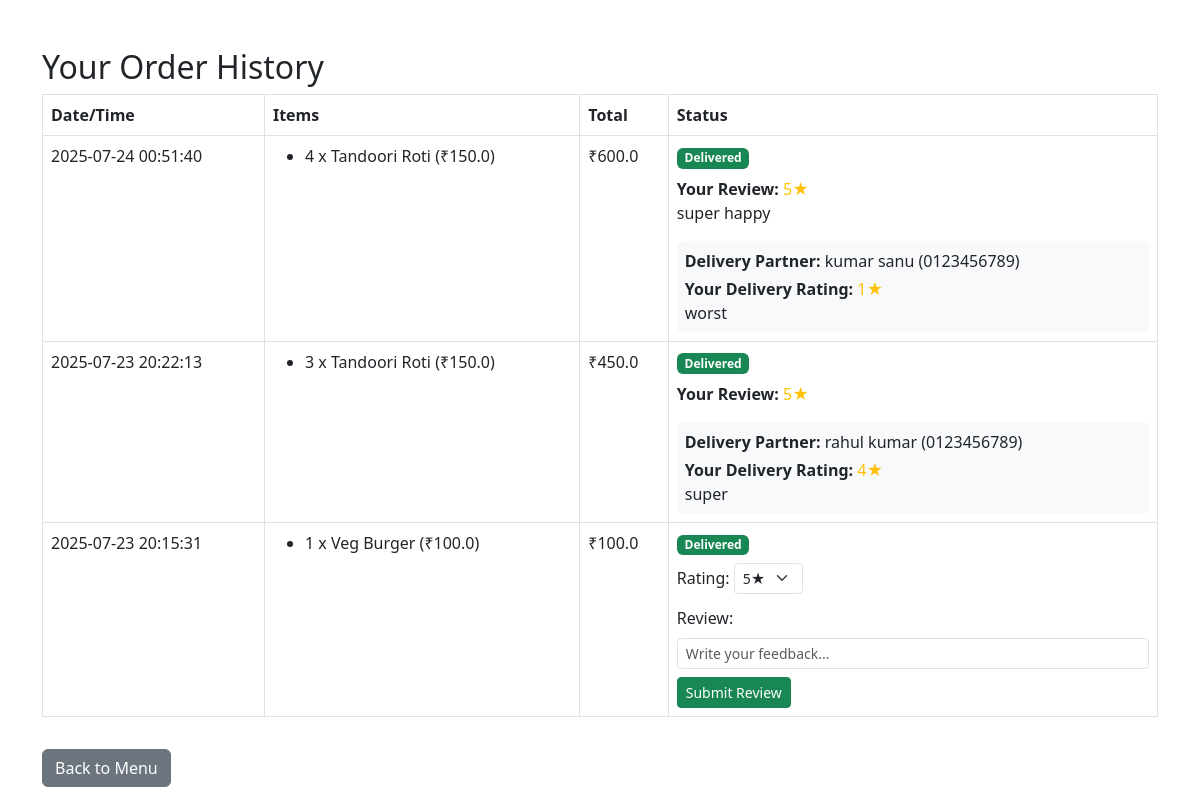
The app's page /order_history (signed in), older data.
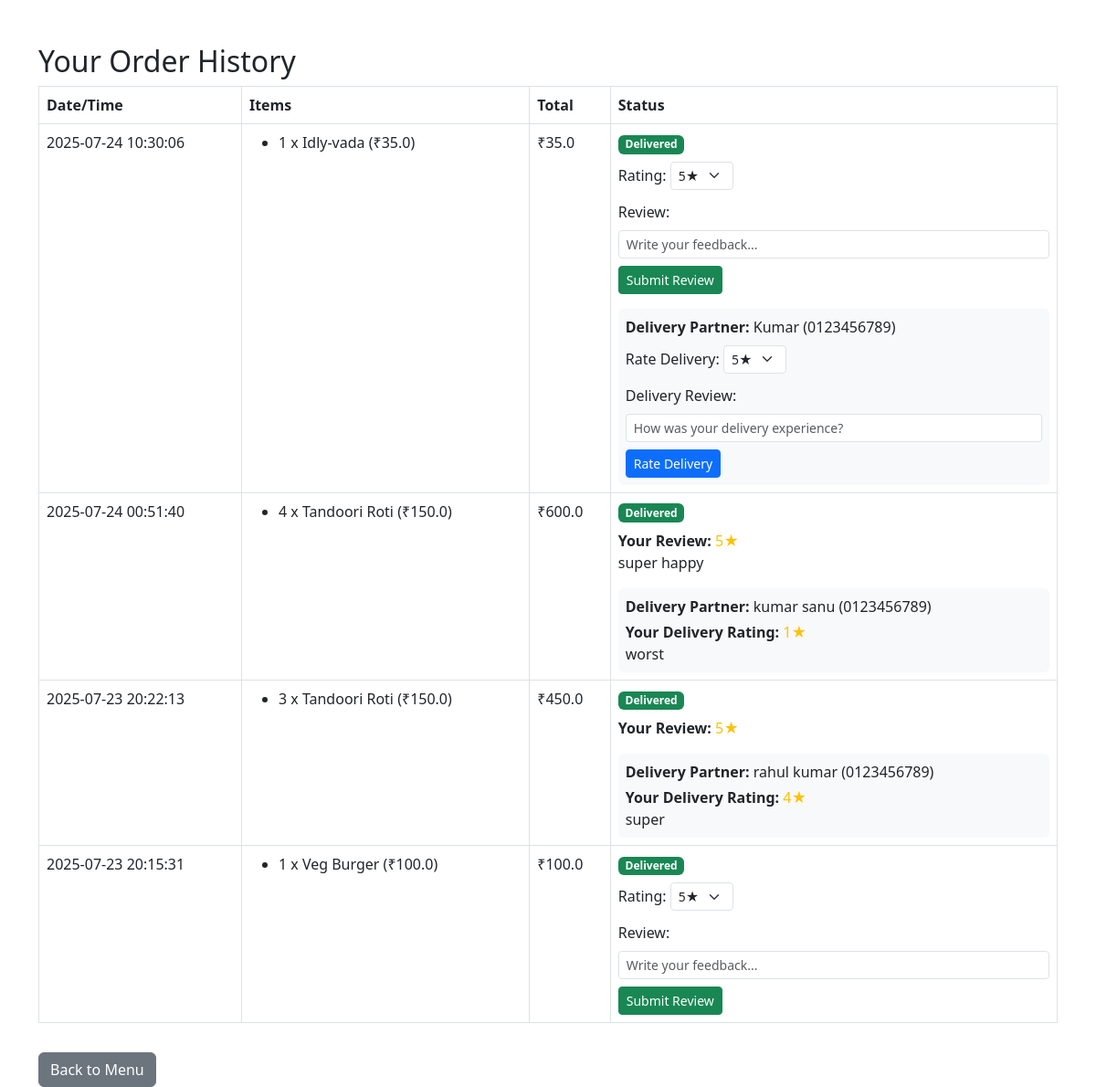
The same page, newer data.
### tables this page shows
CREATE TABLE orders (
    id INTEGER PRIMARY KEY AUTOINCREMENT,
    username TEXT NOT NULL,
    items TEXT NOT NULL,
    total REAL NOT NULL,
    address_id INTEGER,
    payment_mode TEXT,
    order_status TEXT DEFAULT 'Order Placed',
    timestamp DATETIME DEFAULT CURRENT_TIMESTAMP
, restaurant_id INTEGER);

CREATE TABLE reviews (
        id INTEGER PRIMARY KEY AUTOINCREMENT,
        user_id INTEGER NOT NULL,
        restaurant_id INTEGER NOT NULL,
        order_id INTEGER NOT NULL,
        rating INTEGER NOT NULL,
        review TEXT,
        timestamp DATETIME DEFAULT CURRENT_TIMESTAMP,
        FOREIGN KEY(user_id) REFERENCES users(id),
        FOREIGN KEY(restaurant_id) REFERENCES restaurants(id),
        FOREIGN KEY(order_id) REFERENCES orders(id)
    );

CREATE TABLE delivery_partners (
        id INTEGER PRIMARY KEY AUTOINCREMENT,
        username TEXT NOT NULL UNIQUE,
        password TEXT NOT NULL,
        name TEXT NOT NULL,
        phone TEXT NOT NULL,
        vehicle_number TEXT,
        vehicle_type TEXT,
        is_available INTEGER DEFAULT 1,
        current_location TEXT,
        rating REAL DEFAULT 0,
        total_deliveries INTEGER DEFAULT 0
    , full_name TEXT, email TEXT);

CREATE TABLE delivery_ratings (
        id INTEGER PRIMARY KEY AUTOINCREMENT,
        order_id INTEGER NOT NULL,
        delivery_partner_id INTEGER NOT NULL,
        customer_username TEXT NOT NULL,
        rating INTEGER NOT NULL CHECK (rating >= 1 AND rating <= 5),
        review TEXT,
        timestamp DATETIME DEFAULT CURRENT_TIMESTAMP,
        FOREIGN KEY(order_id) REFERENCES orders(id),
        FOREIGN KEY(delivery_partner_id) REFERENCES delivery_partners(id),
        UNIQUE(order_id, delivery_partner_id)
    );

### routes/user_routes.py (the view)
@user_bp.route('/order_history')
def order_history():
    if 'user' not in session:
        return redirect(url_for('user.login'))
    conn = sqlite3.connect('database.db')
    cursor = conn.cursor()
    cursor.execute("SELECT id, items, total, timestamp, order_status FROM orders WHERE username=? ORDER BY timestamp DESC", (session['user'],))
    orders = cursor.fetchall()
    conn.close()
    order_list = []
    for oid, items, total, timestamp, order_status in orders:
        item_list = json.loads(items)
        conn = sqlite3.connect('database.db')
        cursor = conn.cursor()
        cursor.execute('SELECT rating, review FROM reviews WHERE order_id=?', (oid,))
        review_row = cursor.fetchone()
        delivery_info = None
        delivery_rating = None
        if order_status == 'Delivered':
            cursor.execute('''SELECT dp.id, dp.name, dp.phone, dr.rating, dr.review
                              FROM delivery_orders do
                              JOIN delivery_partners dp ON do.delivery_partner_id = dp.id
                              LEFT JOIN delivery_ratings dr ON do.order_id = dr.order_id AND do.delivery_partner_id = dr.delivery_partner_id
                              WHERE do.order_id=?''', (oid,))
            delivery_row = cursor.fetchone()
            if delivery_row:
                delivery_info = {
                    'id': delivery_row[0],
                    'name': delivery_row[1],
                    'phone': delivery_row[2]
                }
                if delivery_row[3]:  # If rating exists
                    delivery_rating = {
                        'rating': delivery_row[3],
                        'review': delivery_row[4]
                    }
        conn.close()
        review = None
        if review_row:
            review = {'rating': review_row[0], 'text': review_row[1]}
        order_list.append({
            'id': oid,
            'items': item_list,
            'total': total,
            'timestamp': timestamp,
            'order_status': order_status,
            'review': review,
            'delivery_info': delivery_info,
            'delivery_rating': delivery_rating
        })
    return render_template('order_history.html', orders=order_list, username=session['user'])

### templates/order_history.html (shortened to what the changed rows need)
<!DOCTYPE html>
<html lang="en">
<head>
    <link rel="stylesheet" href="https://cdn.jsdelivr.net/npm/bootstrap@5.3.0/dist/css/bootstrap.min.css">
</head>
<body>
<div class="container mt-5">
    <h2>Your Order History</h2>
    {% if orders %}
    <table class="table table-bordered">
        <thead>
            <tr>
                <th>Date/Time</th>
                <th>Items</th>
                <th>Total</th>
                <th>Status</th>
            </tr>
        </thead>
        <tbody>
            {% for order in orders %}
            <tr>
                <td>{{ order.timestamp }}</td>
                <td>
                    <ul class="mb-0">
                        {% for item in order['items'] %}
                        <li>{{ item.quantity }} x {{ item.name }} (₹{{ item.price }})</li>
                        {% endfor %}
                    </ul>
                </td>
                <td>₹{{ order.total }}</td>
                <td><span id="order-status-{{ order.id }}" class="badge
                    {% if order.order_status == 'Order Placed' %}bg-secondary
                    {% elif order.order_status == 'Preparing' %}bg-warning
                    {% elif order.order_status == 'Ready' %}bg-primary
                    {% elif order.order_status == 'Out for Delivery' %}bg-info
                    {% elif order.order_status == 'Delivered' %}bg-success
                    {% endif %}">
                    {{ order.order_status }}
                </span>
                {% if order.order_status == 'Delivered' %}
                    {% if order.review %}
                        <div class="mt-2">
                            <strong>Your Review:</strong> <span class="text-warning">{{ order.review.rating }}★</span><br>
                            <span>{{ order.review.text }}</span>
                        </div>
                    {% else %}
                        <form method="post" action="/submit_review/{{ order.id }}" class="mt-2">
                            <div class="mb-2">
                                <label for="rating-{{ order.id }}" class="form-label">Rating:</label>
                                <select name="rating" id="rating-{{ order.id }}" class="form-select form-select-sm w-auto d-inline-block">
                                    {% for r in range(5,0,-1) %}
                                    <option value="{{ r }}">{{ r }}★</option>
                                    {% endfor %}
                                </select>
                            </div>
                            <div class="mb-2">
                                <label for="review-{{ order.id }}" class="form-label">Review:</label>
                                <input type="text" name="review" id="review-{{ order.id }}" class="form-control form-control-sm" placeholder="Write your feedback...">
                            </div>
                            <button type="submit" class="btn btn-success btn-sm">Submit Review</button>
                        </form>
                    {% endif %}
                    {% if order.delivery_info %}
                        <div class="mt-3 p-2 bg-light rounded">
                            <strong>Delivery Partner:</strong> {{ order.delivery_info.name }} ({{ order.delivery_info.phone }})
                            {% if order.delivery_rating %}
                                <div class="mt-1">
                                    <strong>Your Delivery Rating:</strong> <span class="text-warning">{{ order.delivery_rating.rating }}★</span>
                                    {% if order.delivery_rating.review %}
                                        <br><span>{{ order.delivery_rating.review }}</span>
                                    {% endif %}
                                </div>
                            {% else %}
                                <form method="post" action="/rate_delivery/{{ order.id }}" class="mt-2">
                                    <div class="mb-2">
                                        <label for="delivery-rating-{{ order.id }}" class="form-label">Rate Delivery:</label>
                                        <select name="rating" id="delivery-rating-{{ order.id }}" class="form-select form-select-sm w-auto d-inline-block">
                                            {% for r in range(5,0,-1) %}
                                            <option value="{{ r }}">{{ r }}★</option>
                                            {% endfor %}
                                        </select>
                                    </div>
                                    <div class="mb-2">
                                        <label for="delivery-review-{{ order.id }}" class="form-label">Delivery Review:</label>
                                        <input type="text" name="review" id="delivery-review-{{ order.id }}" class="form-control form-control-sm" placeholder="How was your delivery experience?">
                                    </div>
                                    <button type="submit" class="btn btn-primary btn-sm">Rate Delivery</button>
                                </form>
                            {% endif %}
                        </div>
                    {% endif %}
                {% endif %}
                </td>
            </tr>
            {% endfor %}
        </tbody>
    </table>
    {% else %}
    <p>You have not placed any orders yet.</p>
    {% endif %}
</div>
</body>
</html>

Row changes from the older to the newer data that the page shows:
added orders: timestamp "2025-07-24 10:30:06", quantity "1", name "Idly-vada", price "35.0", total "35.0", order_status "Delivered", rating "5★", delivery_info.name "Kumar", delivery_info.phone "0123456789"
